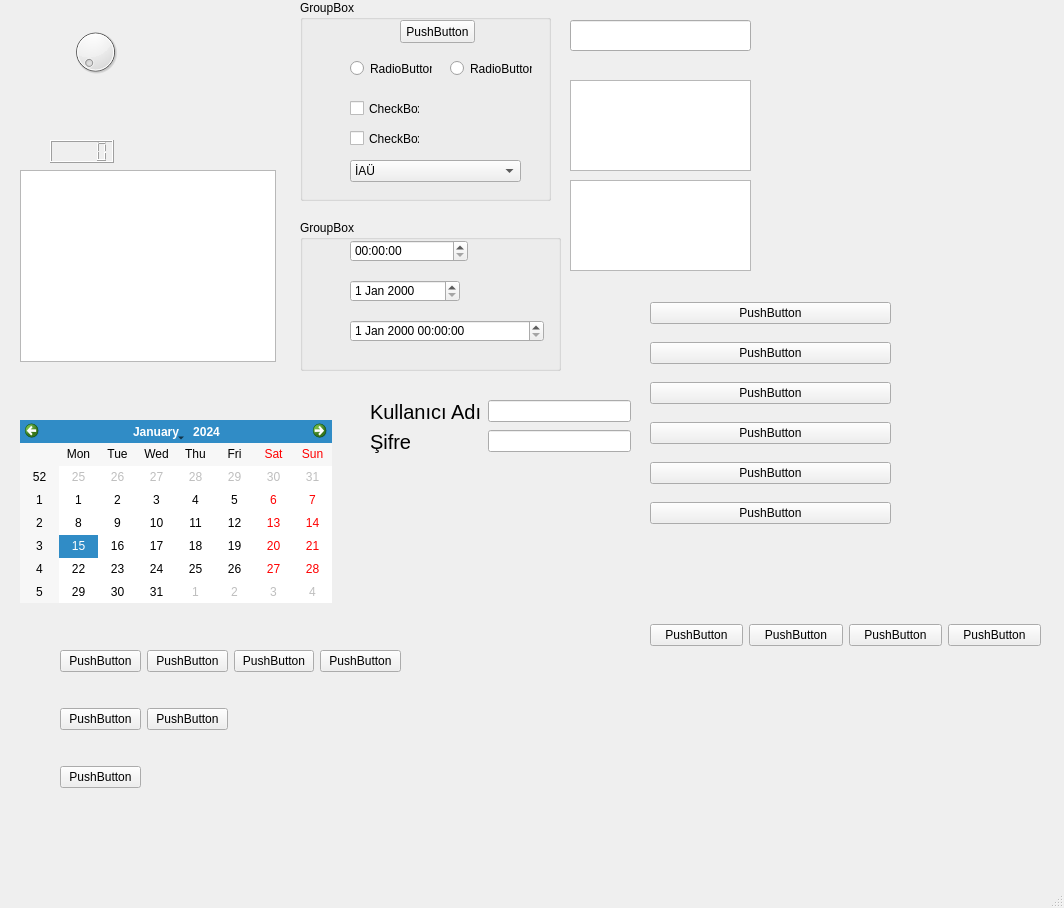
<?xml version="1.0" encoding="UTF-8"?>
<ui version="4.0">
 <class>MainWindow</class>
 <widget class="QMainWindow" name="MainWindow">
  <property name="geometry">
   <rect>
    <x>0</x>
    <y>0</y>
    <width>1064</width>
    <height>908</height>
   </rect>
  </property>
  <property name="windowTitle">
   <string>MainWindow</string>
  </property>
  <widget class="QWidget" name="centralwidget">
   <widget class="QListView" name="listView">
    <property name="geometry">
     <rect>
      <x>20</x>
      <y>170</y>
      <width>256</width>
      <height>192</height>
     </rect>
    </property>
   </widget>
   <widget class="QGroupBox" name="groupBox">
    <property name="geometry">
     <rect>
      <x>300</x>
      <y>0</y>
      <width>251</width>
      <height>201</height>
     </rect>
    </property>
    <property name="title">
     <string>GroupBox</string>
    </property>
    <widget class="QCheckBox" name="checkBox_2">
     <property name="geometry">
      <rect>
       <x>50</x>
       <y>130</y>
       <width>70</width>
       <height>17</height>
      </rect>
     </property>
     <property name="text">
      <string>CheckBox</string>
     </property>
    </widget>
    <widget class="QRadioButton" name="radioButton">
     <property name="geometry">
      <rect>
       <x>50</x>
       <y>60</y>
       <width>82</width>
       <height>17</height>
      </rect>
     </property>
     <property name="text">
      <string>RadioButton</string>
     </property>
    </widget>
    <widget class="QRadioButton" name="radioButton_2">
     <property name="geometry">
      <rect>
       <x>150</x>
       <y>60</y>
       <width>82</width>
       <height>17</height>
      </rect>
     </property>
     <property name="text">
      <string>RadioButton</string>
     </property>
    </widget>
    <widget class="QCheckBox" name="checkBox">
     <property name="geometry">
      <rect>
       <x>50</x>
       <y>100</y>
       <width>70</width>
       <height>17</height>
      </rect>
     </property>
     <property name="text">
      <string>CheckBox</string>
     </property>
    </widget>
    <widget class="QPushButton" name="pushButton">
     <property name="geometry">
      <rect>
       <x>100</x>
       <y>20</y>
       <width>75</width>
       <height>23</height>
      </rect>
     </property>
     <property name="text">
      <string>PushButton</string>
     </property>
    </widget>
    <widget class="QComboBox" name="comboBox">
     <property name="geometry">
      <rect>
       <x>50</x>
       <y>160</y>
       <width>171</width>
       <height>22</height>
      </rect>
     </property>
     <item>
      <property name="text">
       <string>İAÜ</string>
      </property>
     </item>
     <item>
      <property name="text">
       <string>İGÜ</string>
      </property>
     </item>
     <item>
      <property name="text">
       <string>Boğaziçi Üni</string>
      </property>
     </item>
     <item>
      <property name="text">
       <string>İTÜ</string>
      </property>
     </item>
     <item>
      <property name="text">
       <string>BAU</string>
      </property>
     </item>
     <item>
      <property name="text">
       <string>ODTÜ</string>
      </property>
     </item>
    </widget>
   </widget>
   <widget class="QLineEdit" name="lineEdit">
    <property name="geometry">
     <rect>
      <x>570</x>
      <y>20</y>
      <width>181</width>
      <height>31</height>
     </rect>
    </property>
   </widget>
   <widget class="QTextEdit" name="textEdit">
    <property name="geometry">
     <rect>
      <x>570</x>
      <y>80</y>
      <width>181</width>
      <height>91</height>
     </rect>
    </property>
   </widget>
   <widget class="QPlainTextEdit" name="plainTextEdit">
    <property name="geometry">
     <rect>
      <x>570</x>
      <y>180</y>
      <width>181</width>
      <height>91</height>
     </rect>
    </property>
   </widget>
   <widget class="QDial" name="dial">
    <property name="geometry">
     <rect>
      <x>70</x>
      <y>20</y>
      <width>51</width>
      <height>64</height>
     </rect>
    </property>
   </widget>
   <widget class="QLCDNumber" name="lcdNumber">
    <property name="geometry">
     <rect>
      <x>50</x>
      <y>140</y>
      <width>64</width>
      <height>23</height>
     </rect>
    </property>
   </widget>
   <widget class="QCalendarWidget" name="calendarWidget">
    <property name="geometry">
     <rect>
      <x>20</x>
      <y>420</y>
      <width>312</width>
      <height>183</height>
     </rect>
    </property>
   </widget>
   <widget class="QGroupBox" name="groupBox_2">
    <property name="geometry">
     <rect>
      <x>300</x>
      <y>220</y>
      <width>261</width>
      <height>151</height>
     </rect>
    </property>
    <property name="title">
     <string>GroupBox</string>
    </property>
    <widget class="QDialogButtonBox" name="buttonBox">
     <property name="geometry">
      <rect>
       <x>110</x>
       <y>190</y>
       <width>156</width>
       <height>23</height>
      </rect>
     </property>
     <property name="standardButtons">
      <set>QDialogButtonBox::Cancel|QDialogButtonBox::Ok</set>
     </property>
    </widget>
    <widget class="QTimeEdit" name="timeEdit">
     <property name="geometry">
      <rect>
       <x>50</x>
       <y>20</y>
       <width>118</width>
       <height>22</height>
      </rect>
     </property>
    </widget>
    <widget class="QDateEdit" name="dateEdit">
     <property name="geometry">
      <rect>
       <x>50</x>
       <y>60</y>
       <width>110</width>
       <height>22</height>
      </rect>
     </property>
    </widget>
    <widget class="QDateTimeEdit" name="dateTimeEdit">
     <property name="geometry">
      <rect>
       <x>50</x>
       <y>100</y>
       <width>194</width>
       <height>22</height>
      </rect>
     </property>
    </widget>
   </widget>
   <widget class="QWidget" name="verticalLayoutWidget">
    <property name="geometry">
     <rect>
      <x>650</x>
      <y>290</y>
      <width>241</width>
      <height>251</height>
     </rect>
    </property>
    <layout class="QVBoxLayout" name="verticalLayout">
     <item>
      <widget class="QPushButton" name="pushButton_2">
       <property name="text">
        <string>PushButton</string>
       </property>
      </widget>
     </item>
     <item>
      <widget class="QPushButton" name="pushButton_7">
       <property name="text">
        <string>PushButton</string>
       </property>
      </widget>
     </item>
     <item>
      <widget class="QPushButton" name="pushButton_6">
       <property name="text">
        <string>PushButton</string>
       </property>
      </widget>
     </item>
     <item>
      <widget class="QPushButton" name="pushButton_5">
       <property name="text">
        <string>PushButton</string>
       </property>
      </widget>
     </item>
     <item>
      <widget class="QPushButton" name="pushButton_3">
       <property name="text">
        <string>PushButton</string>
       </property>
      </widget>
     </item>
     <item>
      <widget class="QPushButton" name="pushButton_4">
       <property name="text">
        <string>PushButton</string>
       </property>
      </widget>
     </item>
    </layout>
   </widget>
   <widget class="QWidget" name="horizontalLayoutWidget">
    <property name="geometry">
     <rect>
      <x>650</x>
      <y>550</y>
      <width>391</width>
      <height>171</height>
     </rect>
    </property>
    <layout class="QHBoxLayout" name="horizontalLayout">
     <item>
      <widget class="QPushButton" name="pushButton_11">
       <property name="text">
        <string>PushButton</string>
       </property>
      </widget>
     </item>
     <item>
      <widget class="QPushButton" name="pushButton_10">
       <property name="text">
        <string>PushButton</string>
       </property>
      </widget>
     </item>
     <item>
      <widget class="QPushButton" name="pushButton_9">
       <property name="text">
        <string>PushButton</string>
       </property>
      </widget>
     </item>
     <item>
      <widget class="QPushButton" name="pushButton_8">
       <property name="text">
        <string>PushButton</string>
       </property>
      </widget>
     </item>
    </layout>
   </widget>
   <widget class="QWidget" name="gridLayoutWidget">
    <property name="geometry">
     <rect>
      <x>60</x>
      <y>620</y>
      <width>341</width>
      <height>201</height>
     </rect>
    </property>
    <layout class="QGridLayout" name="gridLayout">
     <item row="0" column="3">
      <widget class="QPushButton" name="pushButton_12">
       <property name="text">
        <string>PushButton</string>
       </property>
      </widget>
     </item>
     <item row="0" column="0">
      <widget class="QPushButton" name="pushButton_16">
       <property name="text">
        <string>PushButton</string>
       </property>
      </widget>
     </item>
     <item row="1" column="0">
      <widget class="QPushButton" name="pushButton_17">
       <property name="text">
        <string>PushButton</string>
       </property>
      </widget>
     </item>
     <item row="0" column="2">
      <widget class="QPushButton" name="pushButton_13">
       <property name="text">
        <string>PushButton</string>
       </property>
      </widget>
     </item>
     <item row="1" column="1">
      <widget class="QPushButton" name="pushButton_15">
       <property name="text">
        <string>PushButton</string>
       </property>
      </widget>
     </item>
     <item row="0" column="1">
      <widget class="QPushButton" name="pushButton_14">
       <property name="text">
        <string>PushButton</string>
       </property>
      </widget>
     </item>
     <item row="2" column="0">
      <widget class="QPushButton" name="pushButton_18">
       <property name="text">
        <string>PushButton</string>
       </property>
      </widget>
     </item>
    </layout>
   </widget>
   <widget class="QWidget" name="formLayoutWidget">
    <property name="geometry">
     <rect>
      <x>370</x>
      <y>400</y>
      <width>261</width>
      <height>271</height>
     </rect>
    </property>
    <layout class="QFormLayout" name="formLayout">
     <item row="0" column="0">
      <widget class="QLabel" name="label">
       <property name="font">
        <font>
         <pointsize>15</pointsize>
         <italic>false</italic>
         <underline>false</underline>
         <strikeout>false</strikeout>
        </font>
       </property>
       <property name="text">
        <string>Kullanıcı Adı</string>
       </property>
      </widget>
     </item>
     <item row="0" column="1">
      <widget class="QLineEdit" name="lineEdit_2"/>
     </item>
     <item row="1" column="1">
      <widget class="QLineEdit" name="lineEdit_3"/>
     </item>
     <item row="1" column="0">
      <widget class="QLabel" name="label_2">
       <property name="font">
        <font>
         <pointsize>15</pointsize>
         <italic>false</italic>
         <underline>false</underline>
         <strikeout>false</strikeout>
        </font>
       </property>
       <property name="text">
        <string>Şifre</string>
       </property>
      </widget>
     </item>
    </layout>
   </widget>
  </widget>
  <widget class="QMenuBar" name="menubar">
   <property name="geometry">
    <rect>
     <x>0</x>
     <y>0</y>
     <width>1064</width>
     <height>21</height>
    </rect>
   </property>
  </widget>
  <widget class="QStatusBar" name="statusbar"/>
 </widget>
 <resources/>
 <connections/>
</ui>
